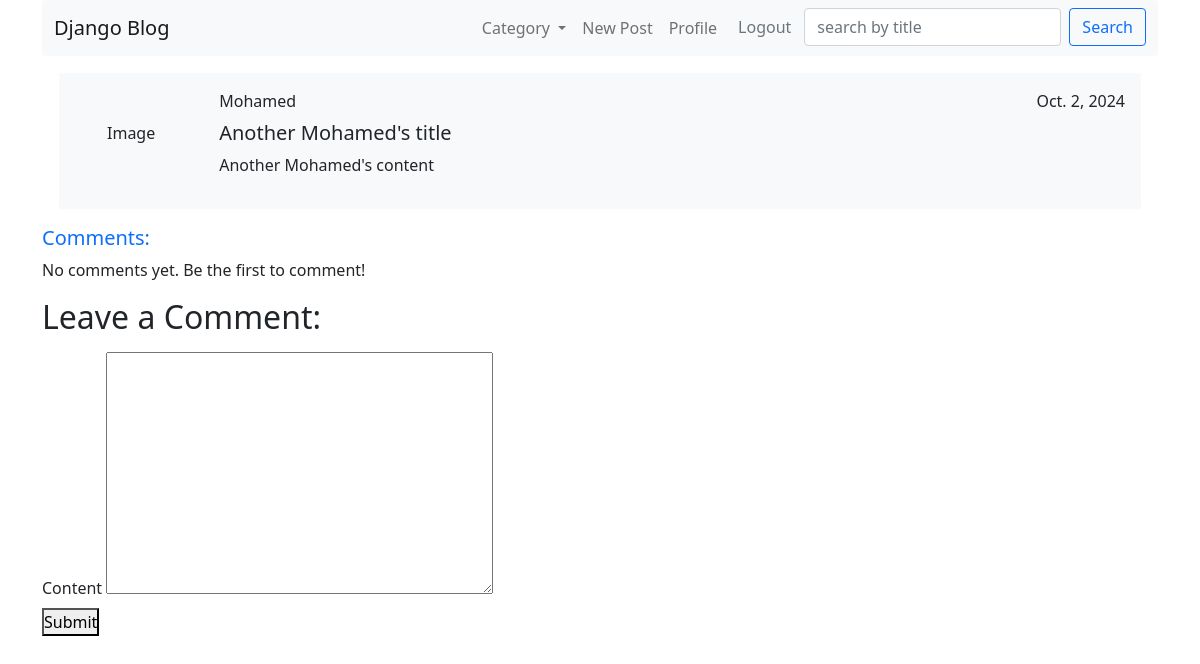
The app's page /view/post/11 (signed in) with its own data.
### blog/models.py (models this page shows, shortened)
class Post(models.Model):
    content = models.TextField(null=False)
    title = models.CharField(max_length=255)
    category = models.ForeignKey(Category,on_delete=models.PROTECT)
    author = models.ForeignKey(User,on_delete=models.CASCADE,null=True)
    created_at = models.DateField(auto_now_add=True)
    updated_at = models.DateField(auto_now=True)

### blog/views.py (the view)
# urls.py: path('view/post/<int:pk>',handle_post_view,name='view_post'),
@login_required
def handle_post_view(request,pk):
    post = Post.objects.get(pk=pk)
    comments = Comment.objects.filter(post=post)
    if request.method =="POST":
        form = CommentForm(request.POST)
        if form.is_valid():
            content = form.cleaned_data['content']
            Comment.objects.create(content=content,post=post,author=request.user)
            return redirect('view_post',pk=pk)
    else:
        form = CommentForm()
    return render(request,'post/viewPost.html',{'form':form,'post':post,"comments":comments})

### blog/forms.py
class CommentForm(forms.ModelForm):
    class Meta:
        model = Comment
        fields = ['content']
        widget={
            "content":forms.Textarea(attrs=attrs)
        }

### blog/custom_context.py (called while the page is built)
def categoryView(request):
    categories = Category.objects.all()
    return {'categories':categories}

### blog/models.py (called while the page is built)
    def __str__(self):
        return self.name

### blog/templates/post/viewPost.html
{% extends 'base.html' %} {% block content %}
<div class="bg-light border rounded  border-white m-3 d-flex justify-content-between">
    <div class="left flex-grow-2 p-5"> Image </div>
    <div class="right flex-grow-1 p-3">
        <div class="d-flex justify-content-between mb-2">
            <span>{{ post.author }}</span>
            <span>{{ post.created_at }}</span>
        </div>
        <h5>{{ post.title }}</h5>
        <p>{{ post.content }}</p>
    </div>
</div>
<h5 class="text-primary">Comments:</h5>
<ul class="list-unstyled">
    {% for comment in comments %}
    <div class="d-flex bg-light w-100 p-2 mb-2">
        <div class="rounded-20">img</div>
        <span>{{comment.author}}</span>
        <p>
            {{comment.content}}
        </p>
    </div>
    {% empty %}
    <li>No comments yet. Be the first to comment!</li>
    {% endfor %}
</ul>
<h2>Leave a Comment:</h2>
<form method="POST" action="{% url 'view_post' post.pk %}">
    {% csrf_token %} {% include "common/form.html" with form=form %}
    <button type="submit">Submit</button>
</form>
{% endblock content %}

### static/css/main.css (style rules this page uses)
* { box-sizing: border-box; margin: 0; padding: 0; }
body { font-family: Arial, Helvetica, sans-serif; }

### records on screen
Post: author "Mohamed", created_at "Oct. 2, 2024", title "Another Mohamed's title", content "Another Mohamed's content"

### other values on screen
{{ field.label }} "Content"
